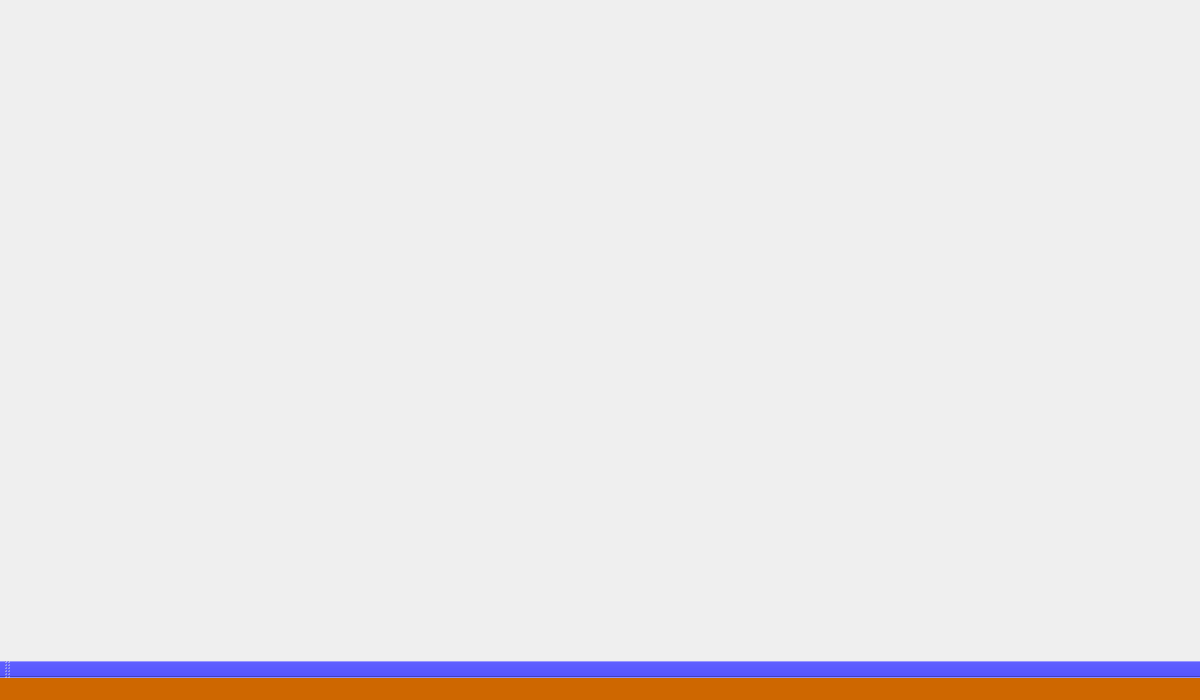
<?xml version="1.0" encoding="UTF-8"?>
<ui version="4.0">
 <class>MainWindow</class>
 <widget class="QMainWindow" name="MainWindow">
  <property name="geometry">
   <rect>
    <x>0</x>
    <y>0</y>
    <width>1200</width>
    <height>700</height>
   </rect>
  </property>
  <property name="windowTitle">
   <string>MainWindow</string>
  </property>
  <property name="styleSheet">
   <string notr="true">QToolBar{
	background-color:rgb(85, 85, 255);
}</string>
  </property>
  <widget class="QWidget" name="centralwidget">
   <layout class="QVBoxLayout" name="verticalLayout">
    <item>
     <widget class="QStackedWidget" name="stackedWidget"/>
    </item>
   </layout>
  </widget>
  <widget class="QMenuBar" name="menubar">
   <property name="geometry">
    <rect>
     <x>0</x>
     <y>0</y>
     <width>1200</width>
     <height>21</height>
    </rect>
   </property>
   <property name="styleSheet">
    <string notr="true">background-color: rgb(0, 170, 127);</string>
   </property>
  </widget>
  <widget class="QStatusBar" name="statusbar">
   <property name="styleSheet">
    <string notr="true">background-color: rgb(206, 103, 0);</string>
   </property>
  </widget>
  <widget class="QToolBar" name="toolBar">
   <property name="sizePolicy">
    <sizepolicy hsizetype="Preferred" vsizetype="Fixed">
     <horstretch>0</horstretch>
     <verstretch>0</verstretch>
    </sizepolicy>
   </property>
   <property name="windowTitle">
    <string>toolBar</string>
   </property>
   <property name="styleSheet">
    <string notr="true">toolbar {
  background-color: lightblue;
}</string>
   </property>
   <property name="orientation">
    <enum>Qt::Horizontal</enum>
   </property>
   <property name="floatable">
    <bool>true</bool>
   </property>
   <attribute name="toolBarArea">
    <enum>BottomToolBarArea</enum>
   </attribute>
   <attribute name="toolBarBreak">
    <bool>false</bool>
   </attribute>
  </widget>
 </widget>
 <resources/>
 <connections/>
</ui>
